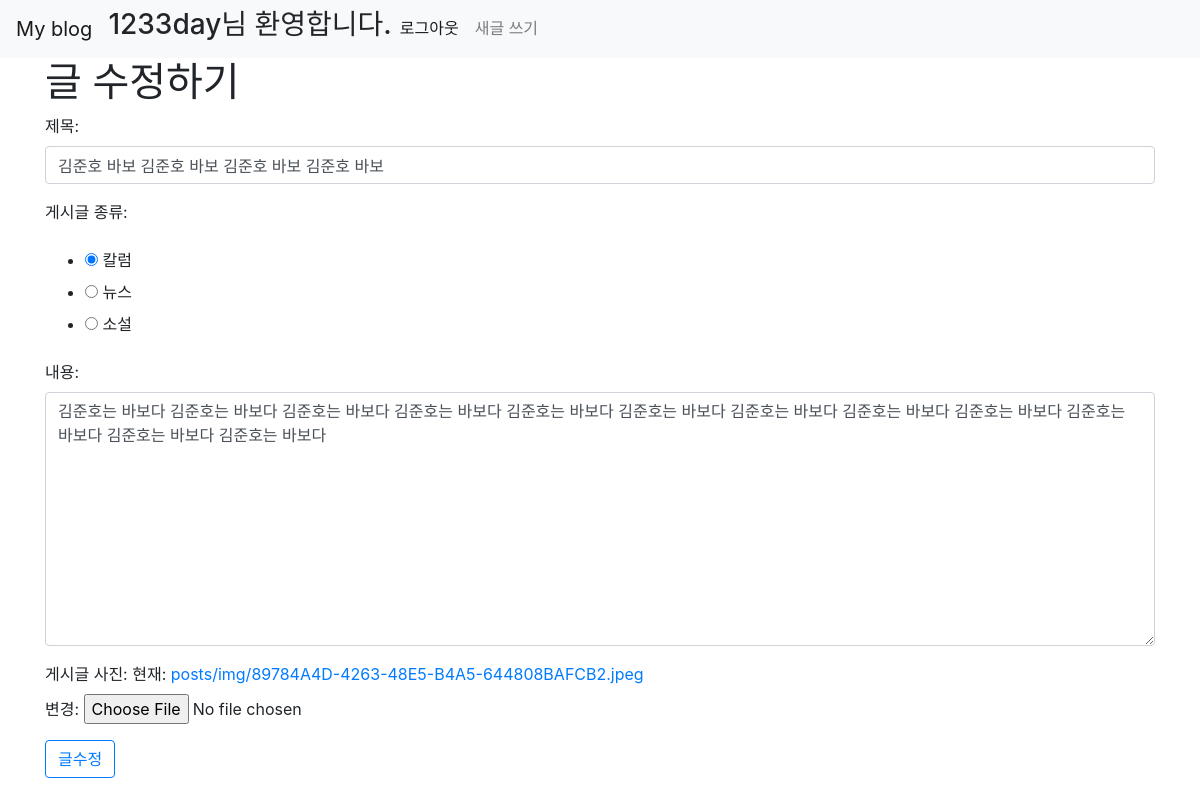
The app's page /posts/edit/5/ (signed in), older data.
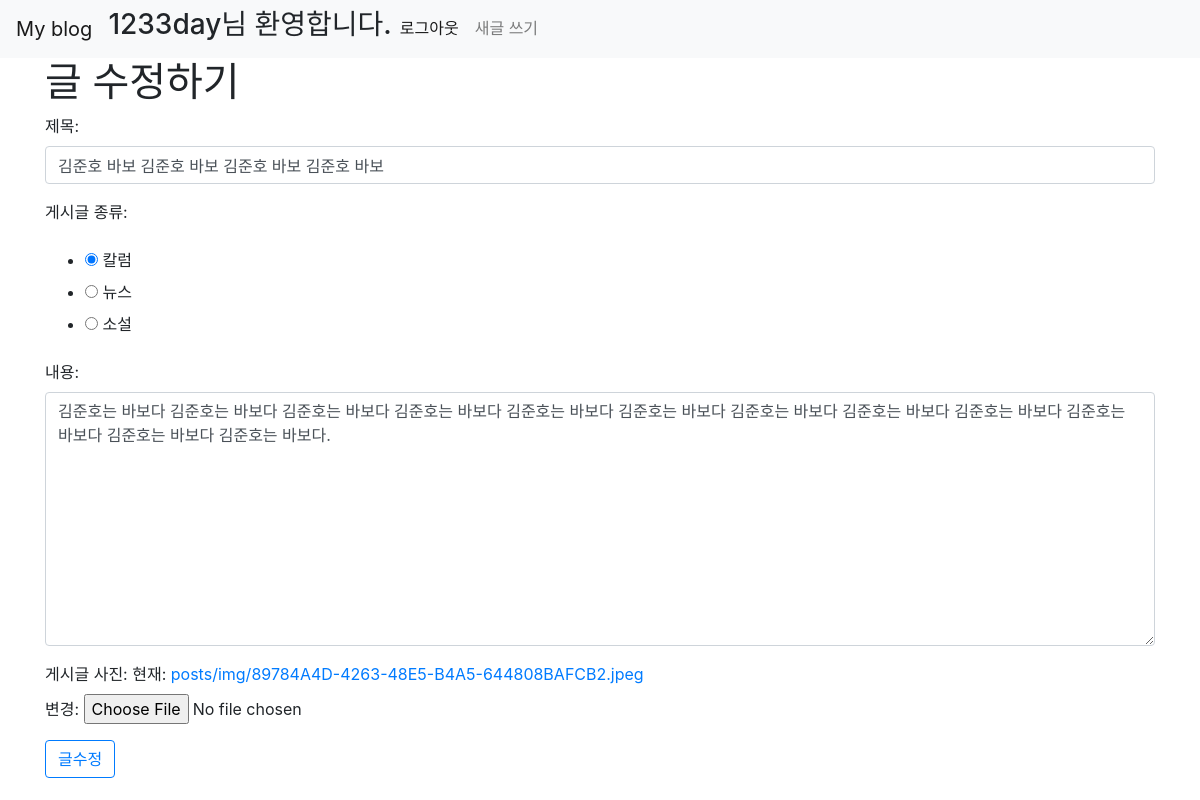
The same page, newer data.
### posts/models.py (models this page shows, shortened)
class Post(models.Model):
    POST_TYPES = [
        (0, "칼럼"),
        (1, "뉴스"),
        (2, "소설"),
    ]
    title = models.CharField(max_length=200,
                            verbose_name="제목")
    content = models.TextField(verbose_name="내용")
    view_count = models.IntegerField(default=0,
                                    verbose_name="조회수")
    _type = models.PositiveSmallIntegerField(choices=POST_TYPES,
                                            verbose_name="게시글타입")
    image = models.ImageField(upload_to="posts/img", default="posts/default/default_post_img.png")
    created_at = models.DateTimeField(auto_now_add=True,
                                     verbose_name="등록시간")
    updated_at = models.DateTimeField(auto_now=True,
                                     verbose_name="업데이트시간")
    author = models.ForeignKey(User, on_delete=models.CASCADE)

### posts/views.py (the view)
# urls.py: path('edit/<int:post_id>/', edit, name="edit"),
@login_required
def edit(request, post_id):
    post = get_object_or_404(Post, pk=post_id)
    if request.user != post.author:
        messages.error(request, '수정권한이 없습니다')
        return redirect('/')
    context = {
        'post': post,
        'form': PostForm(instance=post)
    }
    return render(request, 'posts/edit.html', context)

### posts/forms.py
class PostForm(forms.ModelForm):
    _type = forms.ChoiceField(
    	widget=forms.RadioSelect,
    	label = "게시글 종류",
    	choices=Post.POST_TYPES,
    	required=True
    )
    class Meta:
        model = Post
        fields = ['title', '_type', 'content', 'image']
        labels = {
            	'title': '제목',
                'content': '내용',
                'image' : '게시글 사진'
        }
        widgets = {
            'title': forms.TextInput(attrs={
                'class': 'form-control'
            }),
            'content': forms.Textarea(attrs={
                'class': 'form-control'
            }),
        }

### posts/templates/posts/edit.html
{% extends 'base.html' %}
{% block content %}
<div class="container">
    <h1>
        글 수정하기
    </h1>
    <form action="{% url 'posts:update' post.pk %}" method="POST" enctype="multipart/form-data">
        {% include 'posts/_form.html' with form=form btn_value="글수정" %}
    </form>
</div>
{% endblock %}

### posts/templates/posts/_form.html (shortened to what this page needs)
{{ form.as_p }}
<input type="submit" value="{{ btn_value }}" class="btn btn-outline-primary">

Row changes from the older to the newer data that the page shows:
changed Post "김준호 바보 김준호 바보 김준호 바보 김준호 바보": content "김준호는 바보다 김준호는 바보다 김준호는 바보다 김준호는 바보다 김준호는 바보다 김준호는 바보다 김준호는 바보다 김준호는 바보다 김준호는 바보다 김준호는 바보다 김준호는 바보다 김준호는 바보다" → "김준호는 바보다 김준호는 바보다 김준호는 바보다 김준호는 바보다 김준호는 바보다 김준호는 바보다 김준호는 바보다 김준호는 바보다 김준호는 바보다 김준호는 바보다 김준호는 바보다 김준호는 바보다."
